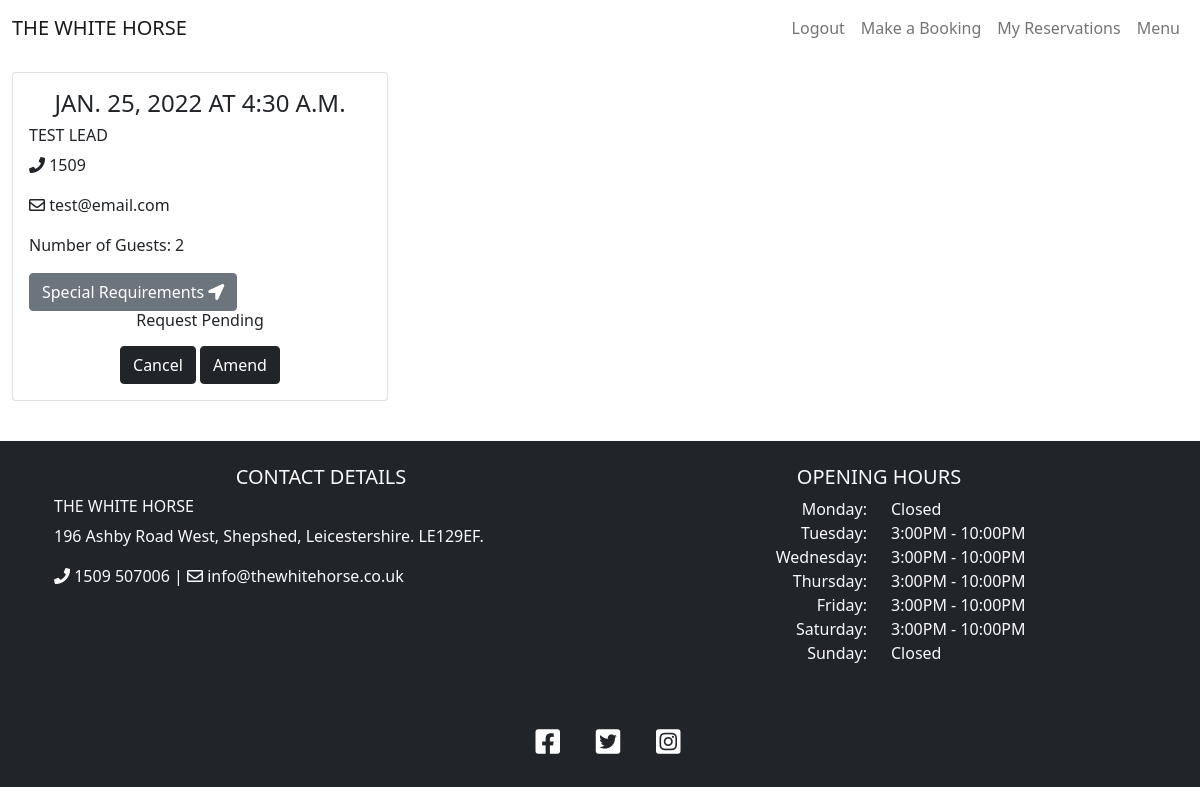
The page /reservations (signed in) on the database as committed earlier.
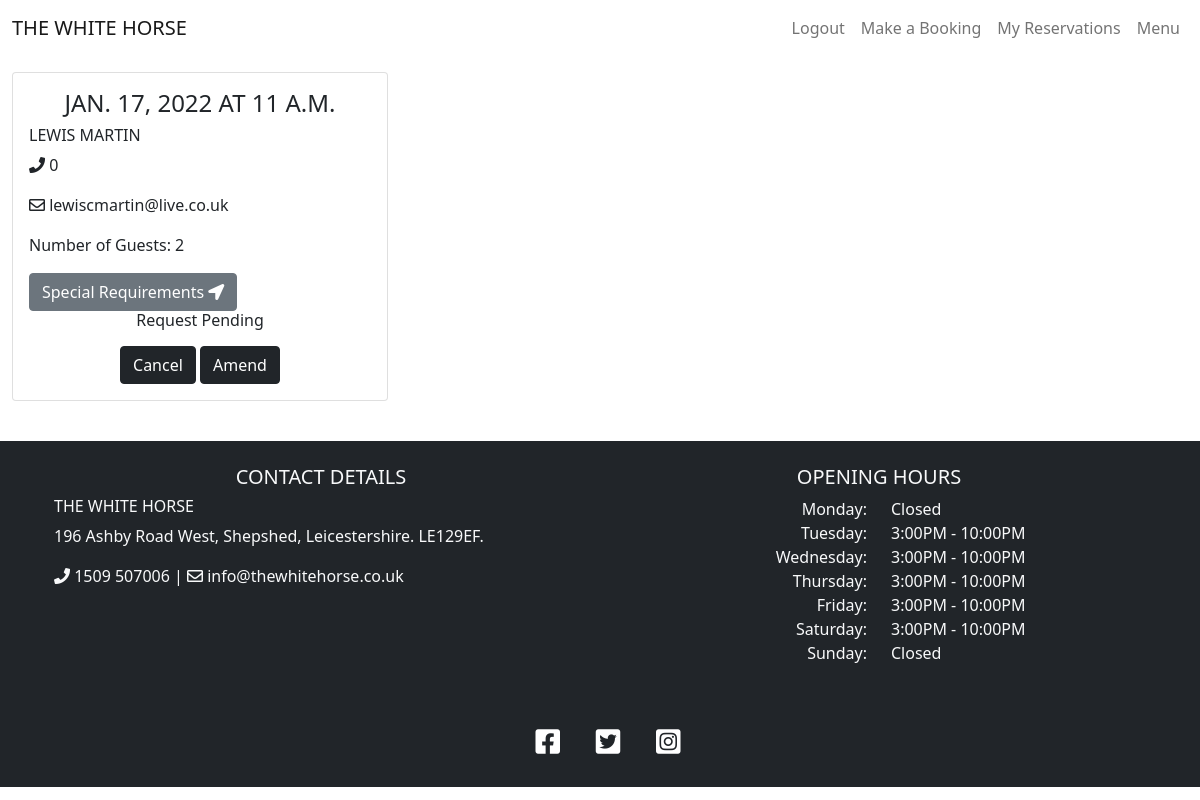
The same page on the database as committed later.
### booking/models.py (models this page shows, shortened)
class Booking(models.Model):
    user = models.ForeignKey(User, on_delete=models.CASCADE)
    lead = models.CharField(max_length=200, blank=False)
    email = models.CharField(max_length=200, blank=False)
    mobile = models.IntegerField(blank=False)
    date = models.DateField(blank=False)
    time = models.TimeField(blank=False)
    notes = models.TextField(max_length=200)
    guests = models.PositiveIntegerField(blank=False)
    status = models.IntegerField(choices=STATUS, default=0)
    slug = AutoSlugField(populate_from='email')
    class Meta:
        ordering = ['-date']

### booking/views.py (the view)
# urls.py: path('reservations', views.ReservationList.as_view(), name='reservations'),
class ReservationList(generic.ListView):
    model = Booking
    paginate_by = 6
    def get(self, request, *args, **kwargs):
        reservations = Booking.objects.filter(user=request.user)
        return render(
            request, 'reservations.html',
            {
                'reservations': reservations,
            },
        )

### templates/reservations.html (shortened to what this page needs)
{% extends "base.html" %}
{% block content %}
<div class="container-fluid">
    <div class="row">
        <div class="col-12 mt-3 left">
            <div class="row">
                {% for reservation in reservations %}
                <div class="col-md-4">
                    <div class="card mb-4">
                        <div class="card-body">
                            <h4 class='card-title text-uppercase text-center'>{{ reservation.date }} at
                                {{ reservation.time }}</h4>
                            <h6 class="text-uppercase">{{ reservation.lead }}</h6>
                            <div class='card-text'>
                                <p><i class="fas fa-phone"></i> {{ reservation.mobile }}</p>
                                <p><i class="far fa-envelope"></i> {{ reservation.email }}</p>
                                <p>Number of Guests: {{ reservation.guests }}</p>
                                <button data-bs-toggle='modal' data-bs-target='#notes' class="btn btn-secondary">Special
                                    Requirements <i class="fas fa-location-arrow"></i></button>
                                <div class='text-center h6'>
                                    {% if reservation.status == 1 %}
                                    <p>Reservation Accepted</p>
                                    {% elif reservation.status == 2 %}
                                    <p>Reservation Declined</p>
                                    {% else %}
                                    <p>Request Pending</p>
                                    {% endif %}
                                </div>
                            </div>
                            <div class='text-center'>
                                <a href="/cancel/{{ reservation.id }}"><button class="btn btn-dark">Cancel</button></a>
                                <a href="/amend/{{ reservation.id }}"><button class="btn btn-dark">Amend</button></a>
                            </div>
                        </div>
                    </div>
                </div>
                    {% endfor %}
                </div>
        </div>
    </div>
</div>
{%endblock%}

### templates/base.html (shortened to what this page needs)
{% load static %}
<!DOCTYPE html>
<html lang="en">
<head>
    <link rel="stylesheet" href="https://cdnjs.cloudflare.com/ajax/libs/font-awesome/5.15.3/css/all.min.css">
    <link href="https://cdn.jsdelivr.net/npm/bootstrap@5.0.1/dist/css/bootstrap.min.css" rel="stylesheet"
>
    <link rel="stylesheet" href="{% static 'css/style.css' %}">
</head>
<body>
    <nav class="navbar sticky-top navbar-expand-lg navbar-light">
        <div class="container-fluid">
            <a class="navbar-brand text-uppercase" href="{% url 'index' %}">The White Horse</a>
            <div class="collapse navbar-collapse" id="navbarNav">
                <ul class="navbar-nav ms-auto">
                    {% if user.is_authenticated %}
                    <li class="nav-item">
                        <a class="nav-link" href="{% url 'account_logout' %}">Logout</a>
                    </li>
                    {% endif %}
                    {% if user.is_authenticated %}
                    <li class="nav-item">
                        <a class="nav-link" href="{% url 'booking' %}">Make a Booking</a>
                    </li>
                    <li class="nav-item">
                        <a class="nav-link" href="{% url 'reservations' %}">My Reservations</a>
                    </li>
                    {% else %}
                    <li class="nav-item">
                        <a class="nav-link" href="{% url 'account_signup' %}">Make a Booking</a>
                    </li>
                    {% endif %}
                    <li class="nav-item">
                        <a class="nav-link" href="#">Menu</a>
                    </li>
                </ul>
            </div>
        </div>
    </nav>
    <main class="flex-shrink-0 main-bg">
        {% block content %}
        {% endblock content %}
    </main>
    <footer class="footer bg-dark text-light text-lg-start text-center mt-3">
        <div class="container p-4">
            <div class="row">
                <div class="col-lg-6 col-md-12 mb-4 mb-md-0">
                    <h5 class="text-uppercase text-center">Contact Details</h5>
                    <h6 class="text-uppercase">The White Horse</h6>
                    <p>
                        196 Ashby Road West, Shepshed, Leicestershire. LE129EF.
                    </p>
                    <p>
                        <i class="fas fa-phone"></i> 1509 507006 | <i class="far fa-envelope"></i> info@thewhitehorse.co.uk
                    </p>
                </div>
                <div class="col-lg-6 col-md-12 mb-4 mb-md-0">
                    <h5 class="text-uppercase text-center">Opening Hours</h5>
                    <div class="row">
                        <div class="col">
                            <ul class="text-lg-end text-center list-unstyled">
                                <li>
                                    Monday:
                                </li>
                                <li>
                                    Tuesday:
                                </li>
                                <li>
                                    Wednesday:
                                </li>
                                <li>
                                    Thursday:
                                </li>
                                <li>
                                    Friday:
                                </li>
                                <li>
                                    Saturday:
                                </li>
                                <li>
                                    Sunday:
                                </li>
                            </ul>
                        </div>
                        <div class="col">
                            <ul class="list-unstyled">
                                <li>
                                    Closed
                                </li>
                                <li>
                                    3:00PM - 10:00PM
                                </li>
                                <li>
                                    3:00PM - 10:00PM
                                </li>
                                <li>
                                    3:00PM - 10:00PM
                                </li>
                                <li>
                                    3:00PM - 10:00PM
                                </li>
                                <li>
                                    3:00PM - 10:00PM
                                </li>
                                <li>
                                    Closed
                                </li>
                            </ul>
                        </div>
                    </div>
                </div>
            </div>
        </div>
        <div class="text-center p-3">
            <a href="https://en-gb.facebook.com/" target="_blank" rel="noopener" class="badge badge-light"
                aria-label="visit our Facebook page (opens in a new tab)"><i
                    class="fab fa-facebook-square ms-3 h3"></i></a>
            <a href="https://twitter.com/" target="_blank" rel="noopener" class="badge badge-light"
                aria-label="visit our Twitter page (opens in a new tab)"><i
                    class="fab fa-twitter-square ms-3 h3"></i></a>
            <a href="https://www.instagram.com/" target="_blank" rel="noopener" class="badge badge-light"
                aria-label="visit our Instagram page (opens in a new tab)"><i
                    class="fab fa-instagram-square ms-3 h3"></i></a>
        </div>
    </footer>
</body>
</html>

### static/css/style.css (style rules this page uses)
body { background-color: white; }

Rows that differ between the two databases and show on the page:
removed Booking: date "JAN. 25, 2022", time "4:30 A.M.", lead "TEST LEAD", mobile "1509", email "test@email.com", guests "2", status "Request Pending"
added Booking: date "JAN. 17, 2022", time "11 A.M.", lead "LEWIS MARTIN", mobile "0", email "lewiscmartin@live.co.uk", guests "2", status "Request Pending"
